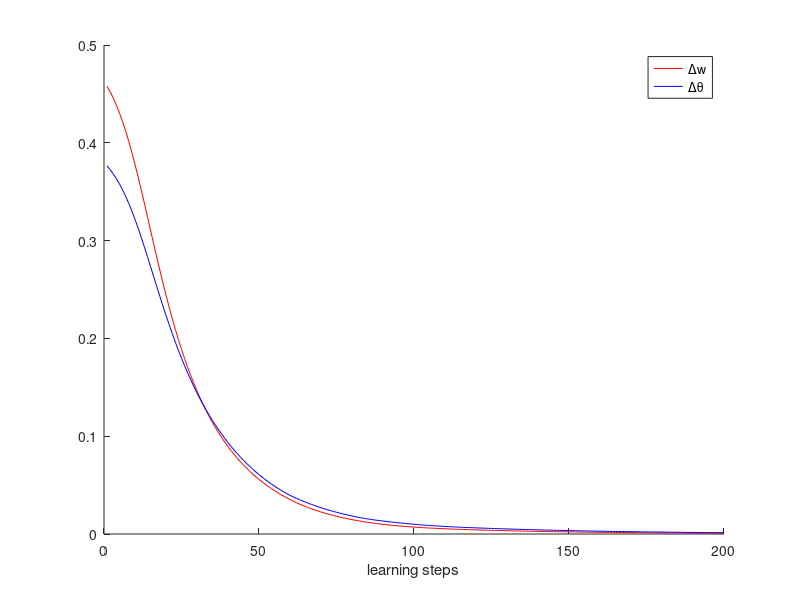

Recreate this plot in MATLAB.
clear
clc
clf

N = 10; % number of neurons
K = 200; % learning steps
T = 500; % number of training states
theta = rand(1,N);
w = rand(N,N);
w(1:N+1:N*N) = 0;

training_dataset = randi([0 1], N,T); % NxT
learning_rate = 0.04;

% calculating clamped statistics
clamped_state_expectations = sum(training_dataset, 2)'/T; % 1xN
clamped_state_correlation_expectations = training_dataset * training_dataset' / T; % NxN

% array to hold convergence data
delta_ws = zeros(1,K);
delta_thetas = zeros(1,K);
for learning_step = 1:K
    E = (-0.5*(sum(w*training_dataset)+theta*training_dataset));
    Z = sum(exp(-E));
    p_s = exp(-E)/Z; 
    
    free_state_expectations = p_s * training_dataset'; % 1xN
    free_state_correlation_expectations = (training_dataset .* repmat(p_s, N, 1)) * training_dataset';
    
    delta_w = clamped_state_correlation_expectations - free_state_correlation_expectations;
    delta_w(1:N+1:N*N) = 0;
    delta_theta = clamped_state_expectations - free_state_expectations;
    
    delta_ws(learning_step) = mean(mean(abs(delta_w)));
    delta_thetas(learning_step) = mean(abs(delta_theta));
    w = w + learning_rate * delta_w;
    theta = theta + learning_rate * delta_theta;
end
hold on
plot(delta_ws, 'r')
plot(delta_thetas, 'b')

hold off
xlabel('learning steps')
legend('\Delta{w}', '\Delta\theta')
